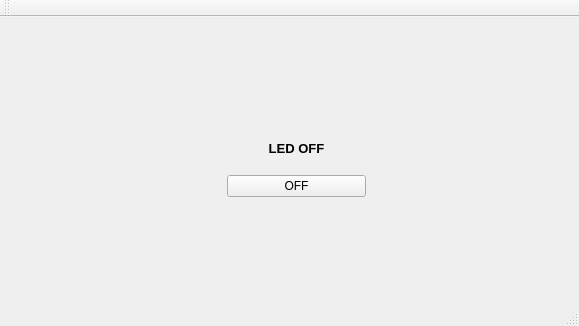
<?xml version="1.0" encoding="UTF-8"?>
<ui version="4.0">
 <class>MainWindow</class>
 <widget class="QMainWindow" name="MainWindow">
  <property name="geometry">
   <rect>
    <x>0</x>
    <y>0</y>
    <width>579</width>
    <height>326</height>
   </rect>
  </property>
  <property name="windowTitle">
   <string>MainWindow</string>
  </property>
  <widget class="QWidget" name="centralWidget">
   <widget class="QWidget" name="">
    <property name="geometry">
     <rect>
      <x>216</x>
      <y>100</y>
      <width>161</width>
      <height>91</height>
     </rect>
    </property>
    <layout class="QVBoxLayout" name="verticalLayout">
     <item>
      <widget class="QLabel" name="label_Status">
       <property name="text">
        <string>&lt;html&gt;&lt;head/&gt;&lt;body&gt;&lt;p align=&quot;center&quot;&gt;&lt;span style=&quot; font-size:10pt; font-weight:600;&quot;&gt;LED OFF&lt;/span&gt;&lt;/p&gt;&lt;/body&gt;&lt;/html&gt;</string>
       </property>
      </widget>
     </item>
     <item>
      <widget class="QPushButton" name="pushButton_switch">
       <property name="text">
        <string>OFF</string>
       </property>
      </widget>
     </item>
    </layout>
   </widget>
  </widget>
  <widget class="QMenuBar" name="menuBar">
   <property name="geometry">
    <rect>
     <x>0</x>
     <y>0</y>
     <width>579</width>
     <height>21</height>
    </rect>
   </property>
  </widget>
  <widget class="QToolBar" name="mainToolBar">
   <attribute name="toolBarArea">
    <enum>TopToolBarArea</enum>
   </attribute>
   <attribute name="toolBarBreak">
    <bool>false</bool>
   </attribute>
  </widget>
  <widget class="QStatusBar" name="statusBar"/>
 </widget>
 <layoutdefault spacing="6" margin="11"/>
 <resources/>
 <connections/>
</ui>
